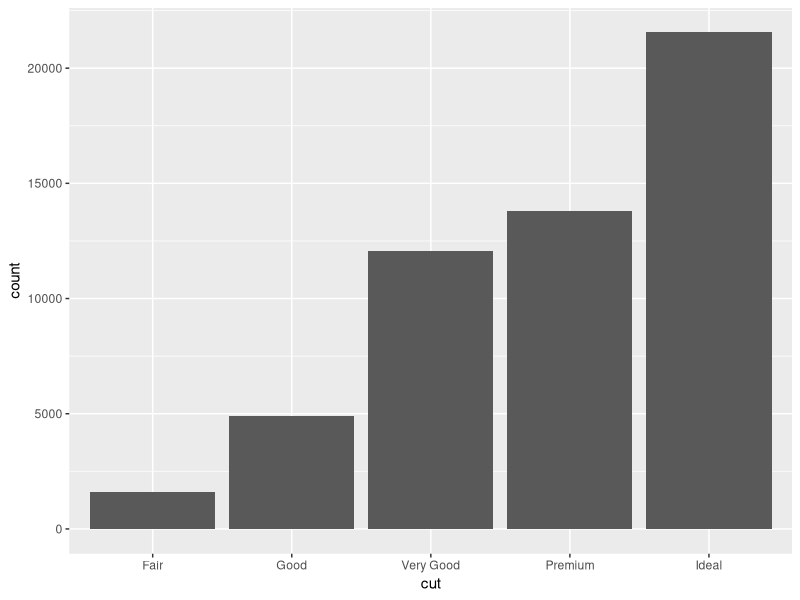

Write the R code that produced this figure.
## ---- chunk 1
knitr::opts_chunk$set(echo = TRUE)
## ---- chunk 2

2+2

## ---- chunk 3
library(ggplot2)
ggplot(diamonds, aes(cut)) + geom_bar()
